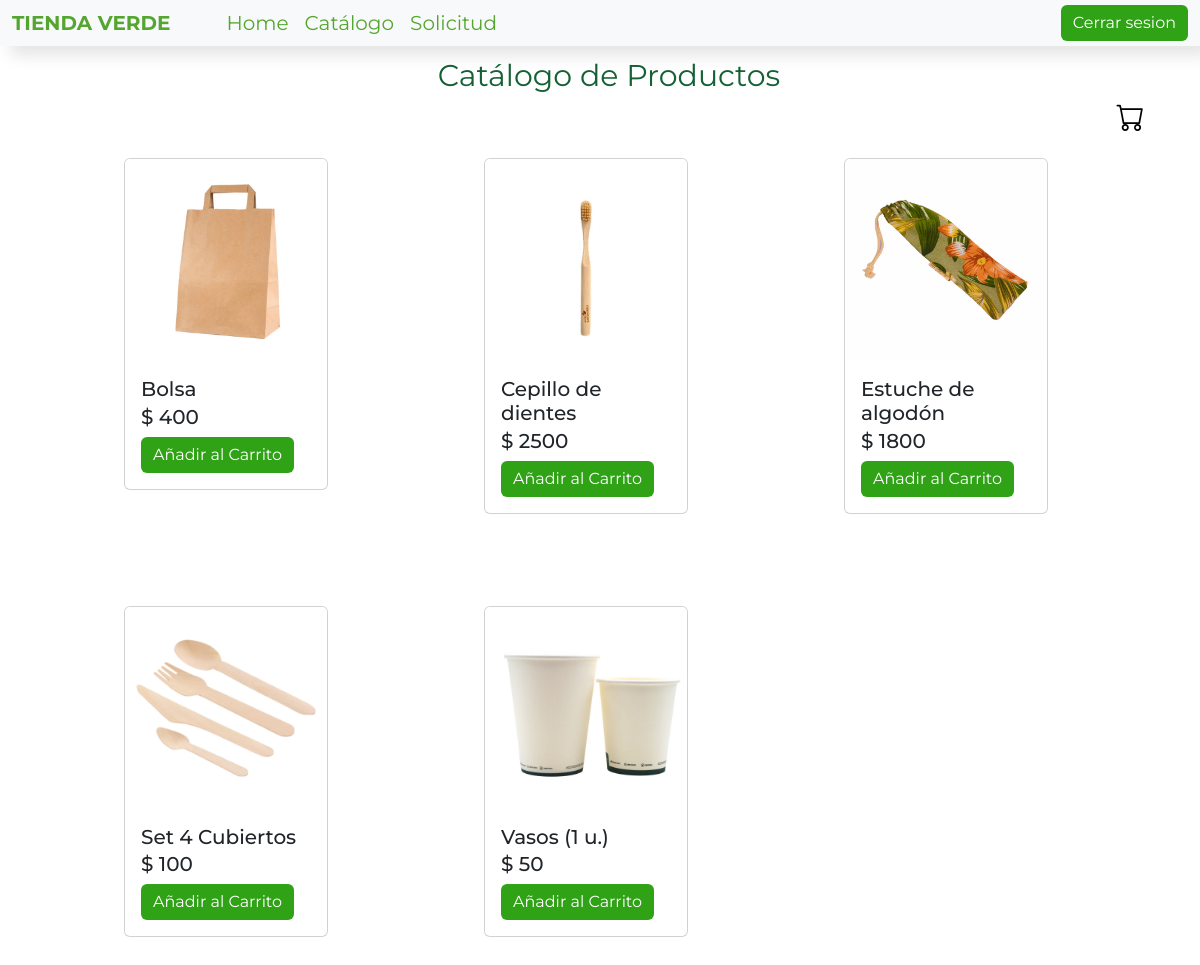
Page /catalogo/ (signed in) on the committed database.
### core/models.py (models this page shows, shortened)
class Product (models.Model):
    nombre = models.CharField(max_length=64)
    precio = models.IntegerField(default=0)
    imagen = models.ImageField(upload_to="productos", null=True)

### core/views.py (the view)
# urls.py: path('catalogo/', catalogo, name='catalogo'),
def catalogo(request):
    productos = Product.objects.all()
    return render(request,'core/catalogo.html', {'productos' : productos})

### core/context_processor.py (called while the page is built)
def total_carrito(request):
    total = 0
    if request.user.is_authenticated:
        if "carrito" in request.session.keys():
            for key, value in request.session["carrito"].items():
                total += int(value["acumulado"])
    return {"total_carrito" : total}

def total_cantidad(request):
    total = 0
    if request.user.is_authenticated:
        if "carrito" in request.session.keys():
            for key, value in request.session["carrito"].items():
                total += int(value["cantidad"])
    return {"total_cantidad" : total}

### core/templates/core/catalogo.html (shortened to what this page needs)
{% extends 'core/base.html' %}
{% block main %}
<div class = "Carrito ">
    <a href="{% url 'carrito' %}" class="btn btn-primary" id = "botonCarrito"><i class="bi bi-cart fs-3" id = "cartIcon"></i> </a>
</div>
  <p class = "textCatálogo" style="margin-top: 0.9vw ;margin-left: 1vw; margin-bottom: 0; position: relative;">Catálogo de Productos</p>
  <div class = "productos">
    <div class="row row-cols-2 row-cols-md-3 g-2" id = "productRows" style="padding: 0 0 0 0; margin: 0 0 0 0;">
        {% for producto in productos %}
        <div class="col">
          <div class="card">
            {% if producto.imagen %}
            <img src="{{ producto.imagen.url }}" class="card-img-top" alt="...">
            {% endif %}
            <div class="card-body">
              <h5 class="card-title">{{ producto.nombre }}</h5>
              <h5 class="price"> $ {{ producto.precio }} </h5>
              <a  href="{% url 'Add' producto.id %}" class="btn btn-primary addProduct">Añadir al Carrito</a>
            </div>
          </div>
        </div>
        {% endfor %}
      </div>
  </div>
{% endblock %}

### core/static/core/css/estilos.css (style rules this page uses)
* { font-family: "Montserrat", sans-serif; }
body { padding: 2vw 0 0 0; margin: 1.5vw 0 0 0; }
.textCatálogo { margin: 5vw 0 0 0; padding: 0 0 0 10.5vw; font-size: 30px; color: #156135; text-align: center; }
.productos { margin: 0 0 0 0; padding: 0 0 0 10vw; width: 100%; height: 60vw; display: flex; display: inline-block; flex-direction: row; flex-wrap: wrap; box-sizing: border-box; align-content: center; justify-content: center; }
.card { width: 17vw; margin: 3vw 0 4vw 0; box-sizing: border-box; max-width: 18rem; }
.card-title { margin: 0 0 0.3vw; display: inline-block; font-size: 20px; }
.card img { width: 100%; height: auto; object-fit: cover; }
.Carrito { width: 7vw; height: 2vw; float: right; margin: 4vw 3vw 0 0; text-align: center; }
.btn { background-color: #2fa216; border: #2fa216; }
#botonCarrito { width: 2.9vw; height: 2.8vw; background-color: transparent; color: #000; border: none; align-content: center; justify-content: center; display: inline-block; box-sizing: border-box; }

### rows in the picture
Product: imagen (picture), nombre "Bolsa", precio "400"
Product: imagen (picture), nombre "Cepillo de dientes", precio "2500"
Product: imagen (picture), nombre "Estuche de algodón", precio "1800"
Product: imagen (picture), nombre "Set 4 Cubiertos", precio "100"
Product: imagen (picture), nombre "Vasos (1 u.)", precio "50"
